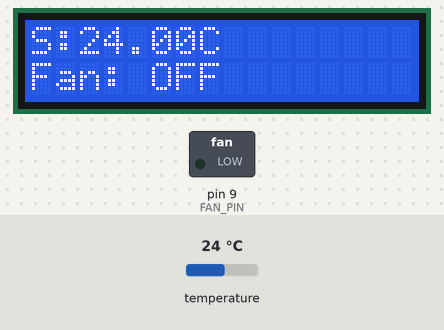
Bench run of a sketch on a simulated Arduino Uno, built with avr-gcc and run on an emulated ATmega328P. Parts: 16×2 character LCD, switched loads named in the sketch (green lamp = pin HIGH). Inputs (shaded band) come from the test bench; at power-on: temperature 24 °C. What the sketch prints to the serial monitor is not drawn.

Above: at 1.2 s.
1.3 s: temperature set to 34.4 °C
At 3.8 s:
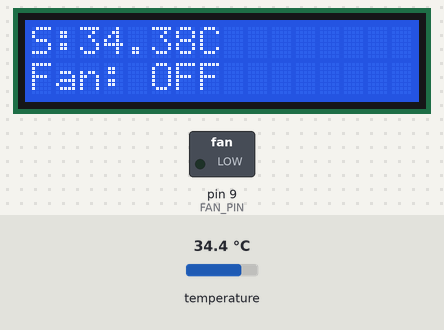
4.1 s: temperature set to 35.6 °C
At 4.8 s:
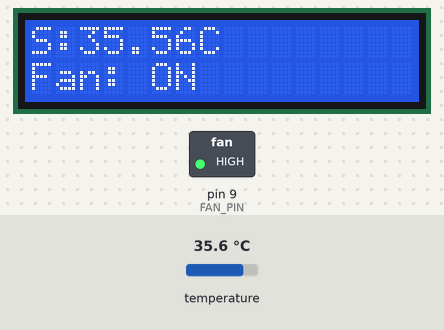
6.6 s: temperature set to 12 °C
At 8.8 s:
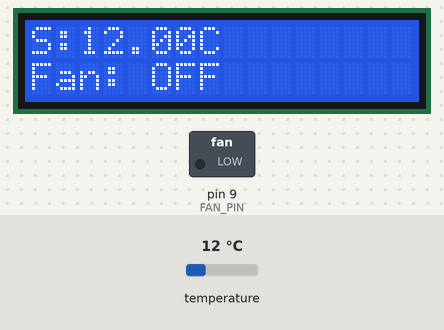
Timing chart, 0 to 10.3 s (numbered marks = the images above; inputs shaded):
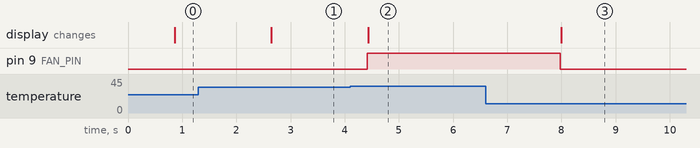

The sketch:

ds18b20.ino
```cpp
#include <OneWire.h>
#include <DallasTemperature.h>
#include <Wire.h>
#include <LiquidCrystal_I2C.h>

#define ONE_WIRE_BUS 2
#define FAN_PIN 9

OneWire oneWire(ONE_WIRE_BUS);
DallasTemperature sensors(&oneWire);

LiquidCrystal_I2C lcd(0x27, 16, 2);

void setup() {
  Serial.begin(9600);
  sensors.begin();
  pinMode(FAN_PIN, OUTPUT);

  lcd.init();
  lcd.backlight();
}

void loop() {
  sensors.requestTemperatures();
  float suhu = sensors.getTempCByIndex(0);

  bool fanStatus;

  if (suhu > 35) {
    digitalWrite(FAN_PIN, HIGH);
    fanStatus = true;
  } else {
    digitalWrite(FAN_PIN, LOW);
    fanStatus = false;
  }

  // Serial
  Serial.println(suhu);

  // LCD
  lcd.clear();

  lcd.setCursor(0, 0);
  lcd.print("S:");
  lcd.print(suhu);
  lcd.print("C");

  lcd.setCursor(0, 1);
  lcd.print("Fan: ");
  if (fanStatus) {
    lcd.print("ON");
  } else {
    lcd.print("OFF");
  }

  delay(1000);
}
```

Measured:
- the behaviour switches between 35 and 35.1 °C on temperature (found by bisection; images 1 and 2)
- after the input at 1.3 s, the display: changes after 1.3 s (image 1)
- after the input at 4.1 s, pin 9 (FAN_PIN): LOW → HIGH after 0.31 s; the display: changes after 0.33 s (image 2)
- after the input at 6.6 s, pin 9 (FAN_PIN): HIGH → LOW after 1.4 s; the display: changes after 1.4 s (image 3)
